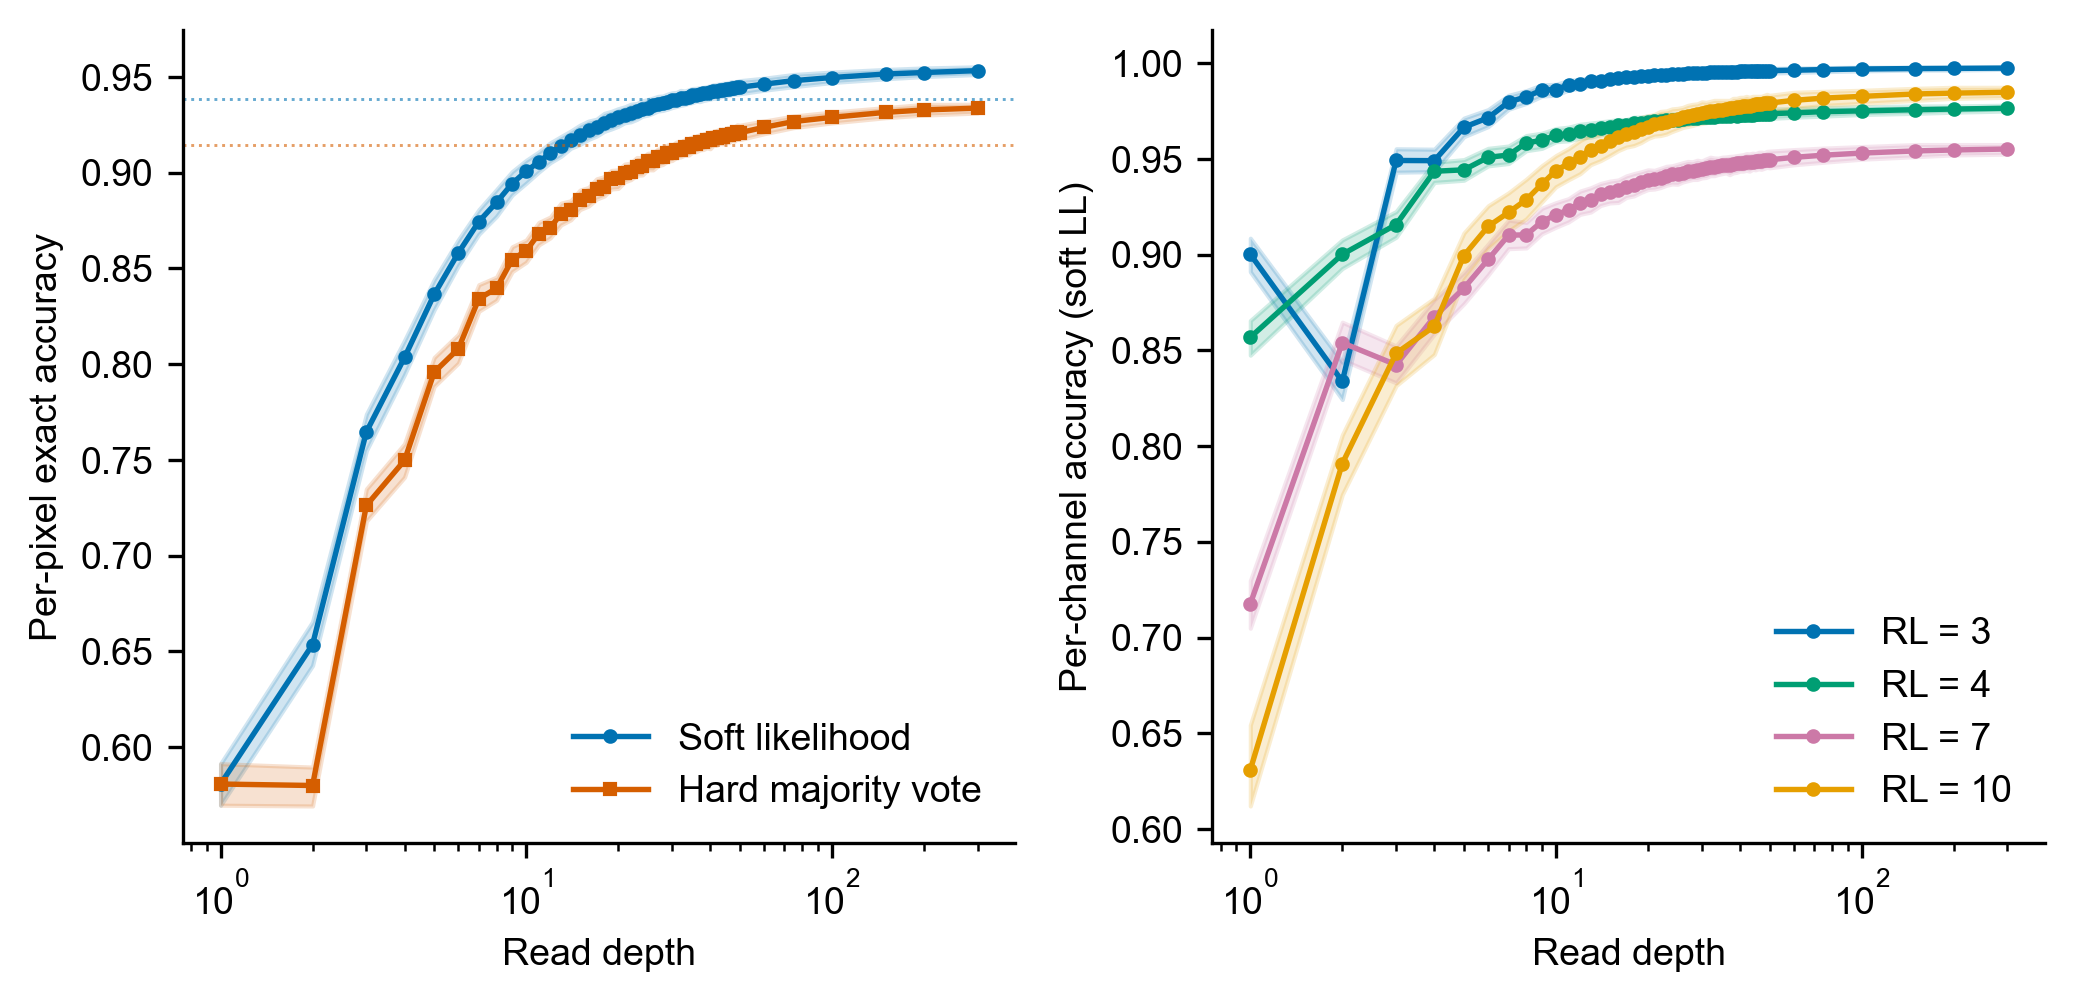

Reproduce this figure in Python.
#!/usr/bin/env python3
"""bootstrap convergence: pixel accuracy vs read depth.

panel a: per-pixel-exact accuracy, soft-likelihood aggregation vs hard
         majority vote, both with 95% bootstrap CI bands.
panel b: per-rl-level accuracy under soft LL (RL = 3, 4, 7, 10).

uses real linear-amplicon nanopore reads. caches the slow pipeline
(primer trim + classify + bounded color extract + empirical channel)
to convergence_obs.pkl after the first run, so re-runs only redo the
bootstrap.
"""

import os
import sys
import time
import pickle
from collections import defaultdict

import numpy as np
import multiprocessing as mp

from numba import njit
from scipy.optimize import curve_fit

SCRIPT_DIR = os.path.dirname(os.path.abspath(__file__))
REPO_ROOT = os.path.dirname(os.path.dirname(SCRIPT_DIR))
sys.path.insert(0, REPO_ROOT)
from tsv_records import write_record

from decoder import (
    BASES,
    N_FRAMES,
    N_STRIPS,
    bits_to_pattern,
    build_empirical_channel,
    build_hmms,
    classify_address,
    extract_color_bounded,
    load_codebook,
    orient_and_trim,
    read_fastq,
    DESIGNED_RLS,
    MAX_OBS_RL,
    MIN_PAYLOAD,
    MAX_PAYLOAD,
    pack_log_channel,
    pack_obs_list,
    soft_likelihood_aggregate_njit,
)

DATA_DIR = os.path.join(REPO_ROOT, 'data')

CACHE_PATH = os.path.join(SCRIPT_DIR, 'convergence_obs.pkl')
FIGURE_PATH = os.path.join(SCRIPT_DIR, 'convergence.pdf')
FIGURE_PNG_PATH = os.path.join(SCRIPT_DIR, 'convergence.png')
TSV_PATH = os.path.join(SCRIPT_DIR, 'convergence.tsv')

# depth grid: every integer 1-50 + extended tail (sampled with replacement
# beyond max-observed coverage to map out the asymptote firmly)
DEPTHS = list(range(1, 51)) + [60, 75, 100, 150, 200, 300]
N_REPS = 500

WONG = ['#0072B2', '#D55E00', '#009E73', '#CC79A7', '#E69F00', '#56B4E9', '#F0E442']
PHI = (1 + 5 ** 0.5) / 2


@njit(cache=True)
def hard_majority_vote_njit(obs_rls, bases, log_channel_arr):
    """per-obs ML classify, then majority vote with strict-> tie-break."""
    n_designed = log_channel_arr.shape[1]
    counts = np.zeros(n_designed, dtype=np.int64)
    for i in range(obs_rls.shape[0]):
        b = bases[i]
        k = obs_rls[i]
        best_di = 0
        best_val = log_channel_arr[b, 0, k]
        for di in range(1, n_designed):
            if log_channel_arr[b, di, k] > best_val:
                best_val = log_channel_arr[b, di, k]
                best_di = di
        counts[best_di] += 1
    best_idx = 0
    best_count = counts[0]
    for di in range(1, n_designed):
        if counts[di] > best_count:
            best_count = counts[di]
            best_idx = di
    return best_idx


# pipeline phase (cached)

def run_pipeline_phase(fastq_paths):
    """run primer trim + classify + bounded color extract + empirical channel.
    cached to disk; returns (strip_color_obs, log_channel, gt_all,
    designed_per_slot)."""
    if os.path.exists(CACHE_PATH):
        print(f"loading cached pipeline output from {CACHE_PATH}")
        with open(CACHE_PATH, 'rb') as f:
            return pickle.load(f)

    print("no cache; running pipeline (primer trim + classify + extract)...")

    codebook_path = os.path.join(DATA_DIR, 'selected_codewords.tsv')
    codebook = load_codebook(codebook_path)
    addr_patterns = {i: bits_to_pattern(codebook[i]) for i in range(len(codebook))}

    # per-strip color base sequence (cyclic +1 mod 3 from last address base)
    strip_cbases = {}
    for si in range(N_STRIPS):
        pat = addr_patterns[si]
        last = BASES.index(pat[-1])
        cb = []
        for _ in range(24):
            last = (last + 1) % 3
            cb.append(BASES[last])
        strip_cbases[si] = cb

    print("  building 640 extended HMMs...")
    t0 = time.time()
    addr_hmms = build_hmms(codebook)
    print(f"    done in {time.time()-t0:.1f}s")

    print("  primer trim + classify + bounded color extract...")
    t0 = time.time()
    strip_color_obs = defaultdict(lambda: [[] for _ in range(24)])
    n_total = 0
    n_classified = 0
    for fq in fastq_paths:
        for header, seq in read_fastq(fq):
            n_total += 1
            payload, _ = orient_and_trim(seq)
            if payload is None or not (MIN_PAYLOAD <= len(payload) <= MAX_PAYLOAD):
                continue
            strip_idx, method, addr_end = classify_address(payload, codebook, addr_hmms)
            if strip_idx < 0 or strip_idx >= N_STRIPS or addr_end <= 0:
                continue
            # only stage-1 reads contribute to color voting (matches paper)
            if method != 'stage1':
                continue
            result = extract_color_bounded(payload, addr_end, strip_cbases[strip_idx])
            if result is None:
                continue
            n_classified += 1
            for ri in range(24):
                rl, base = result[ri]
                if rl > 0 and base in BASES:
                    strip_color_obs[strip_idx][ri].append((rl, base))
            if n_total % 5000 == 0:
                print(f"    {n_total:,} reads scanned, {n_classified:,} stage-1 with color "
                      f"({time.time()-t0:.1f}s)")
    print(f"    {n_total:,} reads -> {n_classified:,} stage-1 with color "
          f"({time.time()-t0:.1f}s)")

    # ground truth + designed-per-slot map
    gt_frames = [np.load(os.path.join(DATA_DIR, f'beaver_frame_{i}.npy'))
                 for i in range(N_FRAMES)]
    gt_all = np.stack(gt_frames)

    designed_per_slot = {}
    for si in range(N_STRIPS):
        fi = si // 128
        local = si % 128
        row = local // 4
        strip_col = local % 4
        for ri in range(24):
            p = ri // 3
            ch = ri % 3
            col = strip_col * 8 + p
            designed_per_slot[(si, ri)] = int(gt_all[fi, row, col, ch])

    # build empirical channel
    print("  building empirical channel...")
    log_channel = build_empirical_channel(strip_color_obs, designed_per_slot, codebook)

    strip_color_obs = {si: list(slots) for si, slots in strip_color_obs.items()}

    out = {
        'strip_color_obs': strip_color_obs,
        'log_channel': log_channel,
        'gt_all': gt_all,
        'designed_per_slot': designed_per_slot,
    }
    print(f"  caching to {CACHE_PATH}")
    with open(CACHE_PATH, 'wb') as f:
        pickle.dump(out, f, protocol=4)
    return out


# bootstrap workers

_W = {}


def _pool_init(cache_path):
    """build packed structures once per worker."""
    global _W
    with open(cache_path, 'rb') as f:
        cache = pickle.load(f)
    strip_color_obs = cache['strip_color_obs']
    log_channel = cache['log_channel']
    gt_all = cache['gt_all']

    log_channel_arr = pack_log_channel(log_channel)
    packed = []  # list of (strip_idx, ri, obs_rls, bases, designed_idx)
    for strip_idx, slots in strip_color_obs.items():
        for ri in range(24):
            obs_list = slots[ri]
            if obs_list:
                obs_rls, bases_arr = pack_obs_list(obs_list)
                fi = strip_idx // 128
                local = strip_idx % 128
                row = local // 4
                strip_col = local % 4
                p = ri // 3
                ch = ri % 3
                col = strip_col * 8 + p
                designed_idx = int(gt_all[fi, row, col, ch])
                packed.append((strip_idx, ri, obs_rls, bases_arr, designed_idx))

    _W['packed'] = packed
    _W['log_channel_arr'] = log_channel_arr
    _W['gt_all'] = gt_all


def _depth_worker(args):
    """run N_REPS bootstrap replicates at one depth.
    returns (depth, accs_soft, accs_hard, accs_per_rl).
    """
    depth, n_reps, seed = args
    packed = _W['packed']
    log_channel_arr = _W['log_channel_arr']
    gt_all = _W['gt_all']
    rng = np.random.default_rng(seed)

    accs_soft = np.zeros(n_reps, dtype=np.float64)
    accs_hard = np.zeros(n_reps, dtype=np.float64)
    accs_per_rl = np.zeros((n_reps, 4), dtype=np.float64)

    n_slots = len(packed)
    slot_strip = np.zeros(n_slots, dtype=np.int64)
    slot_ri = np.zeros(n_slots, dtype=np.int64)
    slot_designed = np.zeros(n_slots, dtype=np.int64)
    for k, (si, ri, _, _, di) in enumerate(packed):
        slot_strip[k] = si
        slot_ri[k] = ri
        slot_designed[k] = di

    for rep in range(n_reps):
        rec_soft = np.full(gt_all.shape, -1, dtype=np.int64)
        rec_hard = np.full(gt_all.shape, -1, dtype=np.int64)

        for k in range(n_slots):
            strip_idx = slot_strip[k]
            ri = slot_ri[k]
            obs_rls = packed[k][2]
            bases_arr = packed[k][3]
            n = obs_rls.shape[0]

            # subsample WITH replacement
            idxs = rng.integers(0, n, size=depth)
            s_rls = obs_rls[idxs]
            s_bases = bases_arr[idxs]

            # decoder.soft_likelihood_aggregate_njit returns (best_idx, gap)
            pred_soft, _ = soft_likelihood_aggregate_njit(s_rls, s_bases, log_channel_arr)
            pred_hard = hard_majority_vote_njit(s_rls, s_bases, log_channel_arr)

            fi = strip_idx // 128
            local = strip_idx % 128
            row = local // 4
            strip_col = local % 4
            p = ri // 3
            ch = ri % 3
            col = strip_col * 8 + p
            rec_soft[fi, row, col, ch] = pred_soft
            rec_hard[fi, row, col, ch] = pred_hard

        # per-pixel-exact: all 3 CMY exact, restricted to covered pixels
        covered = np.all(rec_soft >= 0, axis=-1)
        gt_covered = gt_all[covered]
        soft_covered = rec_soft[covered].astype(np.int64)
        hard_covered = rec_hard[covered].astype(np.int64)
        soft_pixel_match = np.all(soft_covered == gt_covered, axis=-1)
        hard_pixel_match = np.all(hard_covered == gt_covered, axis=-1)
        n_cov = covered.sum()
        accs_soft[rep] = soft_pixel_match.sum() / max(n_cov, 1)
        accs_hard[rep] = hard_pixel_match.sum() / max(n_cov, 1)

        # per-rl-level (soft LL only)
        for designed_idx in range(4):
            mask = (slot_designed == designed_idx)
            if not mask.any():
                continue
            n_match = 0
            n_tot = 0
            for k in np.nonzero(mask)[0]:
                strip_idx = slot_strip[k]
                ri = slot_ri[k]
                fi = strip_idx // 128
                local = strip_idx % 128
                row = local // 4
                strip_col = local % 4
                p = ri // 3
                ch = ri % 3
                col = strip_col * 8 + p
                pred = rec_soft[fi, row, col, ch]
                if pred == designed_idx:
                    n_match += 1
                n_tot += 1
            accs_per_rl[rep, designed_idx] = n_match / max(n_tot, 1)

    return depth, accs_soft, accs_hard, accs_per_rl


# saturating fit

def saturation_model(d, acc_inf, acc_1, tau):
    return acc_inf - (acc_inf - acc_1) * np.exp(-d / tau)


def fit_saturation(depths, mean_accs):
    """fit acc(d) = acc_inf - (acc_inf - acc_1) * exp(-d/tau)."""
    depths = np.asarray(depths, dtype=np.float64)
    accs = np.asarray(mean_accs, dtype=np.float64)
    p0 = [accs.max(), accs.min(), 5.0]
    try:
        popt, _ = curve_fit(saturation_model, depths, accs, p0=p0, maxfev=10000)
    except Exception as e:
        print(f"    fit failed: {e}")
        return None
    acc_inf, acc_1, tau = popt

    def depth_to_frac(frac):
        if frac >= 1.0:
            return float('inf')
        return float(-tau * np.log(1 - frac))

    return {
        'acc_inf': float(acc_inf),
        'acc_1': float(acc_1),
        'tau': float(tau),
        'depth_to_90': depth_to_frac(0.90),
        'depth_to_99': depth_to_frac(0.99),
    }


# plotting

def plot_convergence(depths, soft_means, soft_lo, soft_hi,
                     hard_means, hard_lo, hard_hi,
                     per_rl_means, per_rl_lo, per_rl_hi,
                     fits):
    import matplotlib
    matplotlib.use('Agg')
    matplotlib.rcParams['font.sans-serif'] = ['Arial']
    matplotlib.rcParams['font.family'] = 'sans-serif'
    matplotlib.rcParams['pdf.fonttype'] = 42
    matplotlib.rcParams['font.size'] = 9
    import matplotlib.pyplot as plt

    fig_w = 7.0
    fig, (ax_a, ax_b) = plt.subplots(
        1, 2, figsize=(fig_w, fig_w / PHI / 2 * 1.6)
    )

    depths = np.asarray(depths)

    # panel a: soft vs hard, per-pixel-exact
    ax_a.fill_between(depths, soft_lo, soft_hi, color=WONG[0], alpha=0.18)
    ax_a.plot(depths, soft_means, '-', color=WONG[0], linewidth=1.3,
              label='Soft likelihood', marker='o', markersize=2.5)
    ax_a.fill_between(depths, hard_lo, hard_hi, color=WONG[1], alpha=0.18)
    ax_a.plot(depths, hard_means, '-', color=WONG[1], linewidth=1.3,
              label='Hard majority vote', marker='s', markersize=2.5)
    fit_soft = fits.get('soft')
    if fit_soft is not None:
        ax_a.axhline(fit_soft['acc_inf'], color=WONG[0], ls=':', lw=0.7, alpha=0.6)
    fit_hard = fits.get('hard')
    if fit_hard is not None:
        ax_a.axhline(fit_hard['acc_inf'], color=WONG[1], ls=':', lw=0.7, alpha=0.6)
    ax_a.set_xscale('log')
    ax_a.set_xlabel('Read depth')
    ax_a.set_ylabel('Per-pixel exact accuracy')
    ax_a.legend(frameon=False, loc='lower right')
    for s in ('top', 'right'):
        ax_a.spines[s].set_visible(False)

    # panel b: soft LL, per-rl-level
    rl_labels = [f'RL = {rl}' for rl in DESIGNED_RLS]
    rl_colors = [WONG[0], WONG[2], WONG[3], WONG[4]]
    for i, (rl, label, color) in enumerate(zip(DESIGNED_RLS, rl_labels, rl_colors)):
        ax_b.fill_between(depths, per_rl_lo[:, i], per_rl_hi[:, i], color=color, alpha=0.18)
        ax_b.plot(depths, per_rl_means[:, i], '-', color=color, linewidth=1.3,
                  label=label, marker='o', markersize=2.5)
    ax_b.set_xscale('log')
    ax_b.set_xlabel('Read depth')
    ax_b.set_ylabel('Per-channel accuracy (soft LL)')
    ax_b.legend(frameon=False, loc='lower right')
    for s in ('top', 'right'):
        ax_b.spines[s].set_visible(False)

    fig.tight_layout()
    fig.savefig(FIGURE_PATH, dpi=300, bbox_inches='tight')
    fig.savefig(FIGURE_PNG_PATH, dpi=300, bbox_inches='tight')
    print(f"  saved {FIGURE_PATH}")
    print(f"  saved {FIGURE_PNG_PATH}")


# main

def main():
    fastq_paths = [p for p in sys.argv[1:] if os.path.exists(p)]
    if not fastq_paths and not os.path.exists(CACHE_PATH):
        print("usage: python convergence.py <fastq_path> [<fastq_path> ...]")
        print("(or place a prebuilt convergence_obs.pkl alongside this script)")
        sys.exit(1)

    cache = run_pipeline_phase(fastq_paths)
    n_slots_total = sum(
        sum(1 for slots in cache['strip_color_obs'][si]
            if slots) if si in cache['strip_color_obs'] else 0
        for si in range(N_STRIPS)
    )
    print(f"\n  {n_slots_total} populated (strip, position) slots")
    print(f"  bootstrap: {len(DEPTHS)} depths x {N_REPS} replicates "
          f"(with replacement)")

    n_workers = max(1, mp.cpu_count() - 1)
    print(f"  pool: {n_workers} workers\n")

    base_seed = 42 * 1000000
    work = [(d, N_REPS, base_seed + d * 7919) for d in DEPTHS]

    t0 = time.time()
    results = {}
    with mp.Pool(processes=n_workers,
                 initializer=_pool_init,
                 initargs=(CACHE_PATH,)) as pool:
        for depth, accs_soft, accs_hard, accs_per_rl in pool.imap_unordered(
                _depth_worker, work):
            results[depth] = (accs_soft, accs_hard, accs_per_rl)
            elapsed = time.time() - t0
            print(f"  depth {depth:>3}: soft={accs_soft.mean():.4f} "
                  f"hard={accs_hard.mean():.4f} ({elapsed:.0f}s)")

    elapsed = time.time() - t0
    print(f"\n  bootstrap complete in {elapsed:.1f}s\n")

    depths_sorted = sorted(results.keys())
    soft_means = np.array([results[d][0].mean() for d in depths_sorted])
    soft_lo = np.array([np.percentile(results[d][0], 2.5) for d in depths_sorted])
    soft_hi = np.array([np.percentile(results[d][0], 97.5) for d in depths_sorted])
    hard_means = np.array([results[d][1].mean() for d in depths_sorted])
    hard_lo = np.array([np.percentile(results[d][1], 2.5) for d in depths_sorted])
    hard_hi = np.array([np.percentile(results[d][1], 97.5) for d in depths_sorted])
    per_rl_means = np.array([results[d][2].mean(axis=0) for d in depths_sorted])
    per_rl_lo = np.array([np.percentile(results[d][2], 2.5, axis=0) for d in depths_sorted])
    per_rl_hi = np.array([np.percentile(results[d][2], 97.5, axis=0) for d in depths_sorted])

    print("  fitting saturation curves...")
    fits = {
        'soft': fit_saturation(depths_sorted, soft_means),
        'hard': fit_saturation(depths_sorted, hard_means),
    }
    for i, rl in enumerate(DESIGNED_RLS):
        fits[f'rl_{rl}'] = fit_saturation(depths_sorted, per_rl_means[:, i])

    for name, fit in fits.items():
        if fit is None:
            continue
        print(f"    {name}: acc_inf={fit['acc_inf']:.4f} tau={fit['tau']:.2f} "
              f"d90={fit['depth_to_90']:.1f} d99={fit['depth_to_99']:.1f}")

    record = {
        'depths': depths_sorted,
        'n_reps': N_REPS,
        'n_populated_slots': n_slots_total,
        'soft': {
            'mean': soft_means.tolist(),
            'ci_2.5': soft_lo.tolist(),
            'ci_97.5': soft_hi.tolist(),
        },
        'hard': {
            'mean': hard_means.tolist(),
            'ci_2.5': hard_lo.tolist(),
            'ci_97.5': hard_hi.tolist(),
        },
        'per_rl': {
            f'rl_{rl}': {
                'mean': per_rl_means[:, i].tolist(),
                'ci_2.5': per_rl_lo[:, i].tolist(),
                'ci_97.5': per_rl_hi[:, i].tolist(),
            }
            for i, rl in enumerate(DESIGNED_RLS)
        },
        'fits': fits,
    }
    write_record(TSV_PATH, record)
    print(f"  saved {TSV_PATH}")

    plot_convergence(
        depths_sorted, soft_means, soft_lo, soft_hi,
        hard_means, hard_lo, hard_hi,
        per_rl_means, per_rl_lo, per_rl_hi,
        fits,
    )


if __name__ == '__main__':
    main()
